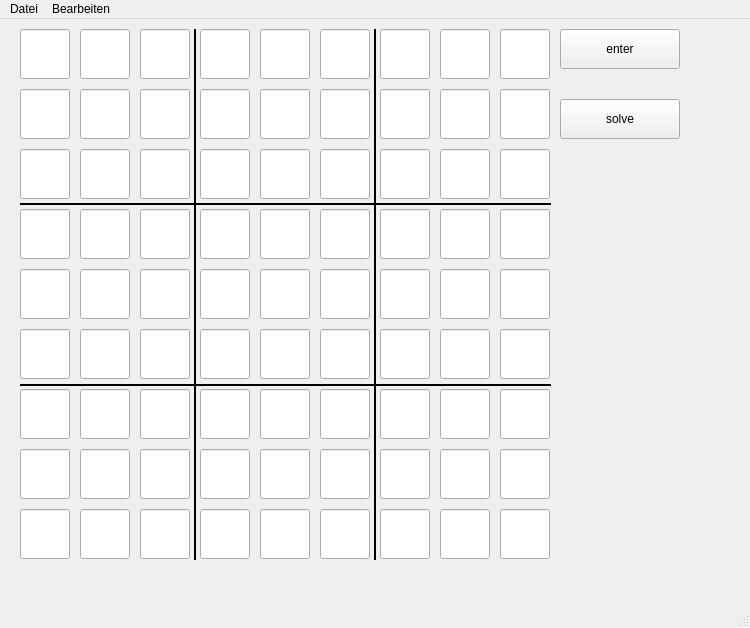
<?xml version="1.0" encoding="UTF-8"?>
<ui version="4.0">
 <class>MainWindow</class>
 <widget class="QMainWindow" name="MainWindow">
  <property name="geometry">
   <rect>
    <x>0</x>
    <y>0</y>
    <width>750</width>
    <height>628</height>
   </rect>
  </property>
  <property name="windowTitle">
   <string>MainWindow</string>
  </property>
  <widget class="QWidget" name="centralWidget">
   <widget class="QLineEdit" name="lineEdit_11">
    <property name="geometry">
     <rect>
      <x>20</x>
      <y>10</y>
      <width>50</width>
      <height>50</height>
     </rect>
    </property>
   </widget>
   <widget class="QLineEdit" name="lineEdit_21">
    <property name="geometry">
     <rect>
      <x>20</x>
      <y>70</y>
      <width>50</width>
      <height>50</height>
     </rect>
    </property>
   </widget>
   <widget class="QLineEdit" name="lineEdit_31">
    <property name="geometry">
     <rect>
      <x>20</x>
      <y>130</y>
      <width>50</width>
      <height>50</height>
     </rect>
    </property>
   </widget>
   <widget class="QLineEdit" name="lineEdit_41">
    <property name="geometry">
     <rect>
      <x>20</x>
      <y>190</y>
      <width>50</width>
      <height>50</height>
     </rect>
    </property>
   </widget>
   <widget class="QLineEdit" name="lineEdit_51">
    <property name="geometry">
     <rect>
      <x>20</x>
      <y>250</y>
      <width>50</width>
      <height>50</height>
     </rect>
    </property>
   </widget>
   <widget class="QLineEdit" name="lineEdit_61">
    <property name="geometry">
     <rect>
      <x>20</x>
      <y>310</y>
      <width>50</width>
      <height>50</height>
     </rect>
    </property>
   </widget>
   <widget class="QLineEdit" name="lineEdit_71">
    <property name="geometry">
     <rect>
      <x>20</x>
      <y>370</y>
      <width>50</width>
      <height>50</height>
     </rect>
    </property>
   </widget>
   <widget class="QLineEdit" name="lineEdit_81">
    <property name="geometry">
     <rect>
      <x>20</x>
      <y>430</y>
      <width>50</width>
      <height>50</height>
     </rect>
    </property>
   </widget>
   <widget class="QLineEdit" name="lineEdit_91">
    <property name="geometry">
     <rect>
      <x>20</x>
      <y>490</y>
      <width>50</width>
      <height>50</height>
     </rect>
    </property>
   </widget>
   <widget class="QPushButton" name="pushButton_enter">
    <property name="geometry">
     <rect>
      <x>560</x>
      <y>10</y>
      <width>120</width>
      <height>40</height>
     </rect>
    </property>
    <property name="layoutDirection">
     <enum>Qt::LeftToRight</enum>
    </property>
    <property name="text">
     <string>enter</string>
    </property>
   </widget>
   <widget class="QPushButton" name="pushButton_solve">
    <property name="geometry">
     <rect>
      <x>560</x>
      <y>80</y>
      <width>120</width>
      <height>40</height>
     </rect>
    </property>
    <property name="text">
     <string>solve</string>
    </property>
   </widget>
   <widget class="QLineEdit" name="lineEdit_32">
    <property name="geometry">
     <rect>
      <x>80</x>
      <y>130</y>
      <width>50</width>
      <height>50</height>
     </rect>
    </property>
   </widget>
   <widget class="QLineEdit" name="lineEdit_42">
    <property name="geometry">
     <rect>
      <x>80</x>
      <y>190</y>
      <width>50</width>
      <height>50</height>
     </rect>
    </property>
   </widget>
   <widget class="QLineEdit" name="lineEdit_72">
    <property name="geometry">
     <rect>
      <x>80</x>
      <y>370</y>
      <width>50</width>
      <height>50</height>
     </rect>
    </property>
   </widget>
   <widget class="QLineEdit" name="lineEdit_92">
    <property name="geometry">
     <rect>
      <x>80</x>
      <y>490</y>
      <width>50</width>
      <height>50</height>
     </rect>
    </property>
   </widget>
   <widget class="QLineEdit" name="lineEdit_52">
    <property name="geometry">
     <rect>
      <x>80</x>
      <y>250</y>
      <width>50</width>
      <height>50</height>
     </rect>
    </property>
   </widget>
   <widget class="QLineEdit" name="lineEdit_62">
    <property name="geometry">
     <rect>
      <x>80</x>
      <y>310</y>
      <width>50</width>
      <height>50</height>
     </rect>
    </property>
   </widget>
   <widget class="QLineEdit" name="lineEdit_82">
    <property name="geometry">
     <rect>
      <x>80</x>
      <y>430</y>
      <width>50</width>
      <height>50</height>
     </rect>
    </property>
   </widget>
   <widget class="QLineEdit" name="lineEdit_22">
    <property name="geometry">
     <rect>
      <x>80</x>
      <y>70</y>
      <width>50</width>
      <height>50</height>
     </rect>
    </property>
   </widget>
   <widget class="QLineEdit" name="lineEdit_12">
    <property name="geometry">
     <rect>
      <x>80</x>
      <y>10</y>
      <width>50</width>
      <height>50</height>
     </rect>
    </property>
   </widget>
   <widget class="QLineEdit" name="lineEdit_33">
    <property name="geometry">
     <rect>
      <x>140</x>
      <y>130</y>
      <width>50</width>
      <height>50</height>
     </rect>
    </property>
   </widget>
   <widget class="QLineEdit" name="lineEdit_43">
    <property name="geometry">
     <rect>
      <x>140</x>
      <y>190</y>
      <width>50</width>
      <height>50</height>
     </rect>
    </property>
   </widget>
   <widget class="QLineEdit" name="lineEdit_73">
    <property name="geometry">
     <rect>
      <x>140</x>
      <y>370</y>
      <width>50</width>
      <height>50</height>
     </rect>
    </property>
   </widget>
   <widget class="QLineEdit" name="lineEdit_93">
    <property name="geometry">
     <rect>
      <x>140</x>
      <y>490</y>
      <width>50</width>
      <height>50</height>
     </rect>
    </property>
   </widget>
   <widget class="QLineEdit" name="lineEdit_53">
    <property name="geometry">
     <rect>
      <x>140</x>
      <y>250</y>
      <width>50</width>
      <height>50</height>
     </rect>
    </property>
   </widget>
   <widget class="QLineEdit" name="lineEdit_63">
    <property name="geometry">
     <rect>
      <x>140</x>
      <y>310</y>
      <width>50</width>
      <height>50</height>
     </rect>
    </property>
   </widget>
   <widget class="QLineEdit" name="lineEdit_83">
    <property name="geometry">
     <rect>
      <x>140</x>
      <y>430</y>
      <width>50</width>
      <height>50</height>
     </rect>
    </property>
   </widget>
   <widget class="QLineEdit" name="lineEdit_23">
    <property name="geometry">
     <rect>
      <x>140</x>
      <y>70</y>
      <width>50</width>
      <height>50</height>
     </rect>
    </property>
   </widget>
   <widget class="QLineEdit" name="lineEdit_13">
    <property name="geometry">
     <rect>
      <x>140</x>
      <y>10</y>
      <width>50</width>
      <height>50</height>
     </rect>
    </property>
   </widget>
   <widget class="QLineEdit" name="lineEdit_34">
    <property name="geometry">
     <rect>
      <x>200</x>
      <y>130</y>
      <width>50</width>
      <height>50</height>
     </rect>
    </property>
   </widget>
   <widget class="QLineEdit" name="lineEdit_44">
    <property name="geometry">
     <rect>
      <x>200</x>
      <y>190</y>
      <width>50</width>
      <height>50</height>
     </rect>
    </property>
   </widget>
   <widget class="QLineEdit" name="lineEdit_74">
    <property name="geometry">
     <rect>
      <x>200</x>
      <y>370</y>
      <width>50</width>
      <height>50</height>
     </rect>
    </property>
   </widget>
   <widget class="QLineEdit" name="lineEdit_94">
    <property name="geometry">
     <rect>
      <x>200</x>
      <y>490</y>
      <width>50</width>
      <height>50</height>
     </rect>
    </property>
   </widget>
   <widget class="QLineEdit" name="lineEdit_54">
    <property name="geometry">
     <rect>
      <x>200</x>
      <y>250</y>
      <width>50</width>
      <height>50</height>
     </rect>
    </property>
   </widget>
   <widget class="QLineEdit" name="lineEdit_64">
    <property name="geometry">
     <rect>
      <x>200</x>
      <y>310</y>
      <width>50</width>
      <height>50</height>
     </rect>
    </property>
   </widget>
   <widget class="QLineEdit" name="lineEdit_84">
    <property name="geometry">
     <rect>
      <x>200</x>
      <y>430</y>
      <width>50</width>
      <height>50</height>
     </rect>
    </property>
   </widget>
   <widget class="QLineEdit" name="lineEdit_24">
    <property name="geometry">
     <rect>
      <x>200</x>
      <y>70</y>
      <width>50</width>
      <height>50</height>
     </rect>
    </property>
   </widget>
   <widget class="QLineEdit" name="lineEdit_14">
    <property name="geometry">
     <rect>
      <x>200</x>
      <y>10</y>
      <width>50</width>
      <height>50</height>
     </rect>
    </property>
   </widget>
   <widget class="QLineEdit" name="lineEdit_35">
    <property name="geometry">
     <rect>
      <x>260</x>
      <y>130</y>
      <width>50</width>
      <height>50</height>
     </rect>
    </property>
   </widget>
   <widget class="QLineEdit" name="lineEdit_45">
    <property name="geometry">
     <rect>
      <x>260</x>
      <y>190</y>
      <width>50</width>
      <height>50</height>
     </rect>
    </property>
   </widget>
   <widget class="QLineEdit" name="lineEdit_75">
    <property name="geometry">
     <rect>
      <x>260</x>
      <y>370</y>
      <width>50</width>
      <height>50</height>
     </rect>
    </property>
   </widget>
   <widget class="QLineEdit" name="lineEdit_95">
    <property name="geometry">
     <rect>
      <x>260</x>
      <y>490</y>
      <width>50</width>
      <height>50</height>
     </rect>
    </property>
   </widget>
   <widget class="QLineEdit" name="lineEdit_55">
    <property name="geometry">
     <rect>
      <x>260</x>
      <y>250</y>
      <width>50</width>
      <height>50</height>
     </rect>
    </property>
   </widget>
   <widget class="QLineEdit" name="lineEdit_65">
    <property name="geometry">
     <rect>
      <x>260</x>
      <y>310</y>
      <width>50</width>
      <height>50</height>
     </rect>
    </property>
   </widget>
   <widget class="QLineEdit" name="lineEdit_85">
    <property name="geometry">
     <rect>
      <x>260</x>
      <y>430</y>
      <width>50</width>
      <height>50</height>
     </rect>
    </property>
   </widget>
   <widget class="QLineEdit" name="lineEdit_25">
    <property name="geometry">
     <rect>
      <x>260</x>
      <y>70</y>
      <width>50</width>
      <height>50</height>
     </rect>
    </property>
   </widget>
   <widget class="QLineEdit" name="lineEdit_15">
    <property name="geometry">
     <rect>
      <x>260</x>
      <y>10</y>
      <width>50</width>
      <height>50</height>
     </rect>
    </property>
   </widget>
   <widget class="QLineEdit" name="lineEdit_36">
    <property name="geometry">
     <rect>
      <x>320</x>
      <y>130</y>
      <width>50</width>
      <height>50</height>
     </rect>
    </property>
   </widget>
   <widget class="QLineEdit" name="lineEdit_46">
    <property name="geometry">
     <rect>
      <x>320</x>
      <y>190</y>
      <width>50</width>
      <height>50</height>
     </rect>
    </property>
   </widget>
   <widget class="QLineEdit" name="lineEdit_76">
    <property name="geometry">
     <rect>
      <x>320</x>
      <y>370</y>
      <width>50</width>
      <height>50</height>
     </rect>
    </property>
   </widget>
   <widget class="QLineEdit" name="lineEdit_96">
    <property name="geometry">
     <rect>
      <x>320</x>
      <y>490</y>
      <width>50</width>
      <height>50</height>
     </rect>
    </property>
   </widget>
   <widget class="QLineEdit" name="lineEdit_56">
    <property name="geometry">
     <rect>
      <x>320</x>
      <y>250</y>
      <width>50</width>
      <height>50</height>
     </rect>
    </property>
   </widget>
   <widget class="QLineEdit" name="lineEdit_66">
    <property name="geometry">
     <rect>
      <x>320</x>
      <y>310</y>
      <width>50</width>
      <height>50</height>
     </rect>
    </property>
   </widget>
   <widget class="QLineEdit" name="lineEdit_86">
    <property name="geometry">
     <rect>
      <x>320</x>
      <y>430</y>
      <width>50</width>
      <height>50</height>
     </rect>
    </property>
   </widget>
   <widget class="QLineEdit" name="lineEdit_26">
    <property name="geometry">
     <rect>
      <x>320</x>
      <y>70</y>
      <width>50</width>
      <height>50</height>
     </rect>
    </property>
   </widget>
   <widget class="QLineEdit" name="lineEdit_16">
    <property name="geometry">
     <rect>
      <x>320</x>
      <y>10</y>
      <width>50</width>
      <height>50</height>
     </rect>
    </property>
   </widget>
   <widget class="QLineEdit" name="lineEdit_37">
    <property name="geometry">
     <rect>
      <x>380</x>
      <y>130</y>
      <width>50</width>
      <height>50</height>
     </rect>
    </property>
   </widget>
   <widget class="QLineEdit" name="lineEdit_47">
    <property name="geometry">
     <rect>
      <x>380</x>
      <y>190</y>
      <width>50</width>
      <height>50</height>
     </rect>
    </property>
   </widget>
   <widget class="QLineEdit" name="lineEdit_77">
    <property name="geometry">
     <rect>
      <x>380</x>
      <y>370</y>
      <width>50</width>
      <height>50</height>
     </rect>
    </property>
   </widget>
   <widget class="QLineEdit" name="lineEdit_97">
    <property name="geometry">
     <rect>
      <x>380</x>
      <y>490</y>
      <width>50</width>
      <height>50</height>
     </rect>
    </property>
   </widget>
   <widget class="QLineEdit" name="lineEdit_57">
    <property name="geometry">
     <rect>
      <x>380</x>
      <y>250</y>
      <width>50</width>
      <height>50</height>
     </rect>
    </property>
   </widget>
   <widget class="QLineEdit" name="lineEdit_67">
    <property name="geometry">
     <rect>
      <x>380</x>
      <y>310</y>
      <width>50</width>
      <height>50</height>
     </rect>
    </property>
   </widget>
   <widget class="QLineEdit" name="lineEdit_87">
    <property name="geometry">
     <rect>
      <x>380</x>
      <y>430</y>
      <width>50</width>
      <height>50</height>
     </rect>
    </property>
   </widget>
   <widget class="QLineEdit" name="lineEdit_27">
    <property name="geometry">
     <rect>
      <x>380</x>
      <y>70</y>
      <width>50</width>
      <height>50</height>
     </rect>
    </property>
   </widget>
   <widget class="QLineEdit" name="lineEdit_17">
    <property name="geometry">
     <rect>
      <x>380</x>
      <y>10</y>
      <width>50</width>
      <height>50</height>
     </rect>
    </property>
   </widget>
   <widget class="QLineEdit" name="lineEdit_38">
    <property name="geometry">
     <rect>
      <x>440</x>
      <y>130</y>
      <width>50</width>
      <height>50</height>
     </rect>
    </property>
   </widget>
   <widget class="QLineEdit" name="lineEdit_48">
    <property name="geometry">
     <rect>
      <x>440</x>
      <y>190</y>
      <width>50</width>
      <height>50</height>
     </rect>
    </property>
   </widget>
   <widget class="QLineEdit" name="lineEdit_78">
    <property name="geometry">
     <rect>
      <x>440</x>
      <y>370</y>
      <width>50</width>
      <height>50</height>
     </rect>
    </property>
   </widget>
   <widget class="QLineEdit" name="lineEdit_98">
    <property name="geometry">
     <rect>
      <x>440</x>
      <y>490</y>
      <width>50</width>
      <height>50</height>
     </rect>
    </property>
   </widget>
   <widget class="QLineEdit" name="lineEdit_58">
    <property name="geometry">
     <rect>
      <x>440</x>
      <y>250</y>
      <width>50</width>
      <height>50</height>
     </rect>
    </property>
   </widget>
   <widget class="QLineEdit" name="lineEdit_68">
    <property name="geometry">
     <rect>
      <x>440</x>
      <y>310</y>
      <width>50</width>
      <height>50</height>
     </rect>
    </property>
   </widget>
   <widget class="QLineEdit" name="lineEdit_88">
    <property name="geometry">
     <rect>
      <x>440</x>
      <y>430</y>
      <width>50</width>
      <height>50</height>
     </rect>
    </property>
   </widget>
   <widget class="QLineEdit" name="lineEdit_28">
    <property name="geometry">
     <rect>
      <x>440</x>
      <y>70</y>
      <width>50</width>
      <height>50</height>
     </rect>
    </property>
   </widget>
   <widget class="QLineEdit" name="lineEdit_18">
    <property name="geometry">
     <rect>
      <x>440</x>
      <y>10</y>
      <width>50</width>
      <height>50</height>
     </rect>
    </property>
   </widget>
   <widget class="QLineEdit" name="lineEdit_39">
    <property name="geometry">
     <rect>
      <x>500</x>
      <y>130</y>
      <width>50</width>
      <height>50</height>
     </rect>
    </property>
   </widget>
   <widget class="QLineEdit" name="lineEdit_49">
    <property name="geometry">
     <rect>
      <x>500</x>
      <y>190</y>
      <width>50</width>
      <height>50</height>
     </rect>
    </property>
   </widget>
   <widget class="QLineEdit" name="lineEdit_79">
    <property name="geometry">
     <rect>
      <x>500</x>
      <y>370</y>
      <width>50</width>
      <height>50</height>
     </rect>
    </property>
   </widget>
   <widget class="QLineEdit" name="lineEdit_99">
    <property name="geometry">
     <rect>
      <x>500</x>
      <y>490</y>
      <width>50</width>
      <height>50</height>
     </rect>
    </property>
   </widget>
   <widget class="QLineEdit" name="lineEdit_59">
    <property name="geometry">
     <rect>
      <x>500</x>
      <y>250</y>
      <width>50</width>
      <height>50</height>
     </rect>
    </property>
   </widget>
   <widget class="QLineEdit" name="lineEdit_69">
    <property name="geometry">
     <rect>
      <x>500</x>
      <y>310</y>
      <width>50</width>
      <height>50</height>
     </rect>
    </property>
   </widget>
   <widget class="QLineEdit" name="lineEdit_89">
    <property name="geometry">
     <rect>
      <x>500</x>
      <y>430</y>
      <width>50</width>
      <height>50</height>
     </rect>
    </property>
   </widget>
   <widget class="QLineEdit" name="lineEdit_29">
    <property name="geometry">
     <rect>
      <x>500</x>
      <y>70</y>
      <width>50</width>
      <height>50</height>
     </rect>
    </property>
   </widget>
   <widget class="QLineEdit" name="lineEdit_19">
    <property name="geometry">
     <rect>
      <x>500</x>
      <y>10</y>
      <width>50</width>
      <height>50</height>
     </rect>
    </property>
   </widget>
   <widget class="Line" name="line">
    <property name="geometry">
     <rect>
      <x>20</x>
      <y>356</y>
      <width>531</width>
      <height>20</height>
     </rect>
    </property>
    <property name="frameShadow">
     <enum>QFrame::Plain</enum>
    </property>
    <property name="lineWidth">
     <number>2</number>
    </property>
    <property name="orientation">
     <enum>Qt::Horizontal</enum>
    </property>
   </widget>
   <widget class="Line" name="line_2">
    <property name="geometry">
     <rect>
      <x>20</x>
      <y>170</y>
      <width>531</width>
      <height>31</height>
     </rect>
    </property>
    <property name="autoFillBackground">
     <bool>false</bool>
    </property>
    <property name="frameShadow">
     <enum>QFrame::Plain</enum>
    </property>
    <property name="lineWidth">
     <number>2</number>
    </property>
    <property name="orientation">
     <enum>Qt::Horizontal</enum>
    </property>
   </widget>
   <widget class="Line" name="line_3">
    <property name="geometry">
     <rect>
      <x>185</x>
      <y>10</y>
      <width>21</width>
      <height>531</height>
     </rect>
    </property>
    <property name="frameShadow">
     <enum>QFrame::Plain</enum>
    </property>
    <property name="lineWidth">
     <number>2</number>
    </property>
    <property name="orientation">
     <enum>Qt::Vertical</enum>
    </property>
   </widget>
   <widget class="Line" name="line_4">
    <property name="geometry">
     <rect>
      <x>350</x>
      <y>10</y>
      <width>51</width>
      <height>531</height>
     </rect>
    </property>
    <property name="frameShadow">
     <enum>QFrame::Plain</enum>
    </property>
    <property name="lineWidth">
     <number>2</number>
    </property>
    <property name="orientation">
     <enum>Qt::Vertical</enum>
    </property>
   </widget>
  </widget>
  <widget class="QMenuBar" name="menuBar">
   <property name="geometry">
    <rect>
     <x>0</x>
     <y>0</y>
     <width>750</width>
     <height>21</height>
    </rect>
   </property>
   <widget class="QMenu" name="menumenu">
    <property name="title">
     <string>Datei</string>
    </property>
   </widget>
   <widget class="QMenu" name="menuBearbeiten">
    <property name="title">
     <string>Bearbeiten</string>
    </property>
    <addaction name="actionclear_all"/>
   </widget>
   <addaction name="menumenu"/>
   <addaction name="menuBearbeiten"/>
  </widget>
  <widget class="QStatusBar" name="statusBar"/>
  <action name="actionclear_all">
   <property name="text">
    <string>clear all</string>
   </property>
  </action>
 </widget>
 <layoutdefault spacing="6" margin="11"/>
 <resources/>
 <connections/>
</ui>
